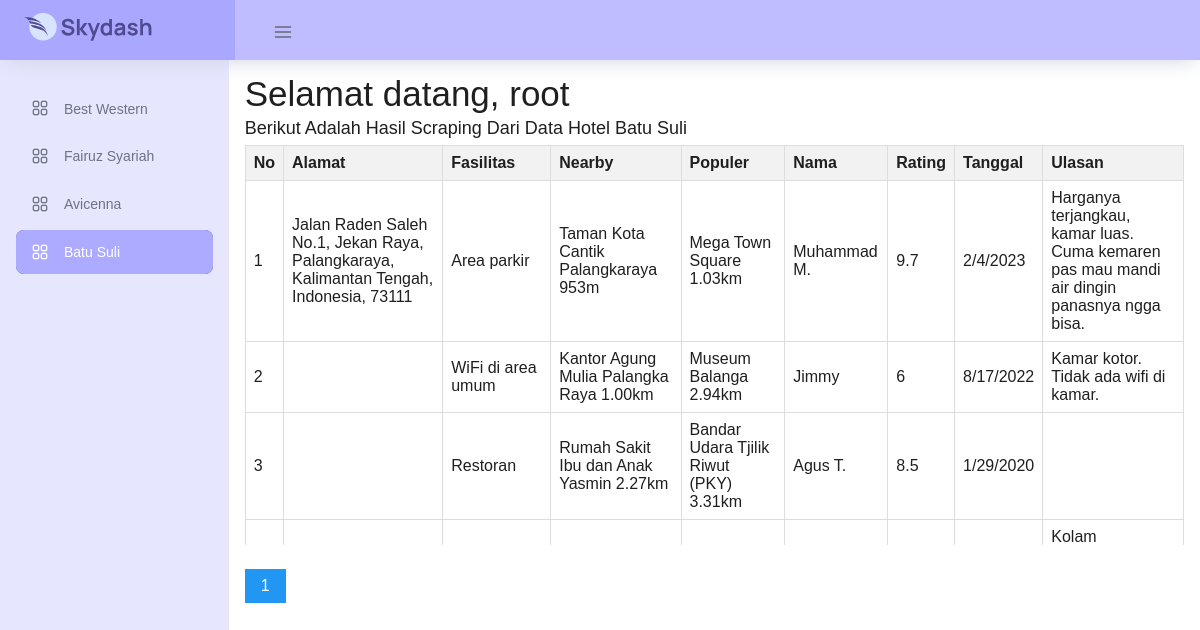
The page /field3.php on the database its author committed.
### tables this page shows
CREATE TABLE `book3` (
  `alamat` varchar(85) DEFAULT NULL,
  `fasilitas` varchar(18) DEFAULT NULL,
  `nearby` varchar(39) DEFAULT NULL,
  `populer` varchar(38) DEFAULT NULL,
  `nama` varchar(11) DEFAULT NULL,
  `rating` varchar(6) DEFAULT NULL,
  `tanggal` varchar(9) DEFAULT NULL,
  `ulasan` varchar(91) DEFAULT NULL
);

### koneksi.php (called while the page is built, shortened)
<?php
$username = "root";
?>

### field3.php (the view, shortened to what this page needs)
<?php
include_once("header.php");
require_once("koneksi.php");
?>
<div class="main-panel m-3">
  <div class="container__index">
    <h2>Selamat datang, <?php echo $username; ?></h2>
    <h4>Berikut Adalah Hasil Scraping Dari Data Hotel Batu Suli</h4>
    <?php
    include "koneksi.php";
    $query = mysqli_query($conn, "SELECT * FROM book3");
    $halaman = isset($_GET['halaman']) ? (int) $_GET['halaman'] : 1;
    $jumlah_data_per_halaman = 10;
    $jumlah_data = mysqli_num_rows($query);
    $jumlah_halaman = ceil($jumlah_data / $jumlah_data_per_halaman);
    $awal_data = ($halaman - 1) * $jumlah_data_per_halaman;
    $query_paginate = mysqli_query($conn, "SELECT * FROM book3 LIMIT $awal_data, $jumlah_data_per_halaman");
    echo "<div class='scrollable-table'>";
    echo "<table>
<tr>
  <th>No</th>
  <th>Alamat</th>
  <th>Fasilitas</th>
  <th>Nearby</th>
  <th>Populer</th>
  <th>Nama</th>
  <th>Rating</th>
  <th>Tanggal</th>
  <th>Ulasan</th>
</tr>";
    $i = $awal_data + 1;
    while ($data = mysqli_fetch_array($query_paginate)) {
      echo "<tr>
  <td>" . $i . "</td>
  <td>" . $data['alamat'] . "</td>
  <td>" . $data['fasilitas'] . "</td>
  <td>" . $data['nearby'] . "</td>
  <td>" . $data['populer'] . "</td>
  <td>" . $data['nama'] . "</td>
  <td>" . $data['rating'] . "</td>
  <td>" . $data['tanggal'] . "</td>
  <td>" . $data['ulasan'] . "</td>
</tr>";
      $i++;
    }
    echo "</table>";
    echo "</div>";
    echo "<div style='margin-top: 1.5rem'>";
    echo "<nav aria-label='Page navigation example'>";
    echo "<div class='pagination'>";
    for ($h = 1; $h <= $jumlah_halaman; $h++) {
      if ($h == $halaman) {
        echo "<a class='active' href='?halaman=$h'>$h</a>";
      } else {
        echo "<a href='?halaman=$h'>$h</a>";
      }
    }
    echo "</div>";
    ?>
  </div>
</div>
<?php
include_once("footer.php");
?>

### field3.php (style rules this page uses)
.scrollable-table { max-height: 400px; overflow: auto; }
table { width: 100%; border-collapse: collapse; }
th, td { border: 1px solid #ddd; padding: 8px; text-align: left; }
th { background-color: #f2f2f2; }
.pagination { display: inline-block; }
.pagination a { color: black; float: left; padding: 8px 16px; text-decoration: none; }
.pagination a.active { background-color: #2196F3; color: white; }

### rows shown on the page
book3: alamat "Jalan Raden Saleh No.1, Jekan Raya, Palangkaraya, Kalimantan Tengah, Indonesia, 73111", fasilitas "Area parkir", nearby "Taman Kota Cantik Palangkaraya 953m", populer "Mega Town Square 1.03km", nama "Muhammad M.", rating "9.7", tanggal "2/4/2023", ulasan "Harganya terjangkau, kamar luas. Cuma kemaren pas mau mandi air dingin panasnya ngga bisa."
book3: fasilitas "WiFi di area umum", nearby "Kantor Agung Mulia Palangka Raya 1.00km", populer "Museum Balanga 2.94km", nama "Jimmy", rating "6", tanggal "8/17/2022", ulasan "Kamar kotor. Tidak ada wifi di kamar."
book3: fasilitas "Restoran", nearby "Rumah Sakit Ibu dan Anak Yasmin 2.27km", populer "Bandar Udara Tjilik Riwut (PKY) 3.31km", nama "Agus T.", rating "8.5", tanggal "1/29/2020"
book3: ulasan "Kolam…"

### other values the page prints
$username "root"
